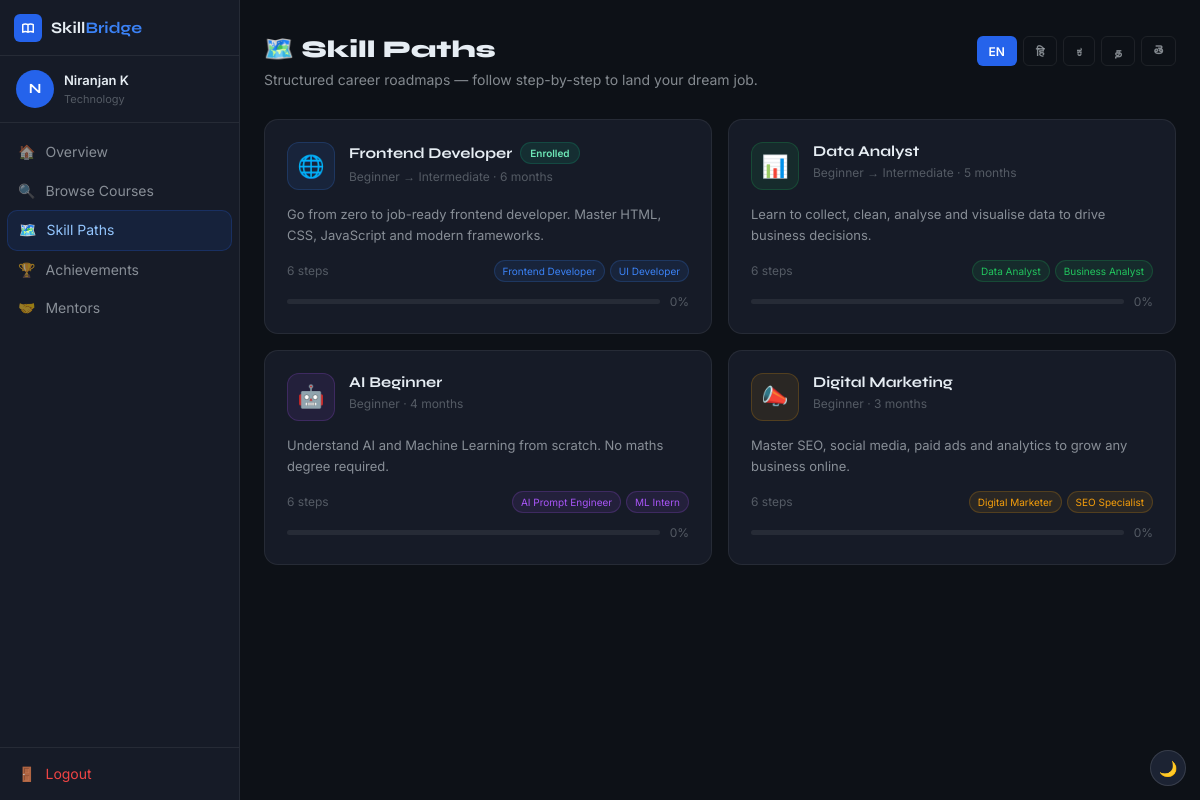
Page /skill-paths (signed in) on the committed database.
### app.py (models this page shows, shortened)
class User(UserMixin, db.Model):
    __tablename__ = "users"
    id            = db.Column(db.Integer, primary_key=True)
    name          = db.Column(db.String(120), nullable=False)
    email         = db.Column(db.String(120), unique=True, nullable=False)
    password_hash = db.Column(db.String(256), nullable=False)
    interest      = db.Column(db.String(80), default="Technology")
    location      = db.Column(db.String(120), default="")
    language      = db.Column(db.String(10), default="en")   # preferred language code
    joined_at     = db.Column(db.DateTime, default=datetime.utcnow)
    enrollments   = db.relationship("Enrollment", back_populates="user", lazy="dynamic")

### app.py (the view)
@app.route("/skill-paths")
@login_required
def skill_paths():
    enrolled_slugs = {
        e.path_slug for e in SkillPathEnrollment.query.filter_by(user_id=current_user.id).all()
    }
    progress_map = {}
    for slug in enrolled_slugs:
        path = next((p for p in SKILL_PATHS if p["slug"] == slug), None)
        if path:
            done = PathStepProgress.query.filter_by(user_id=current_user.id, path_slug=slug).count()
            progress_map[slug] = round(done / len(path["steps"]) * 100)
    return render_template("skill_paths.html", paths=SKILL_PATHS,
                           enrolled_slugs=enrolled_slugs, progress_map=progress_map)

### app.py (called while the page is built)
@app.context_processor
def inject_lang():
    from flask_login import current_user as cu
    lang = "en"
    if cu.is_authenticated and cu.language in I18N.get("progress", {}):
        lang = cu.language
    elif cu.is_authenticated and cu.language:
        lang = cu.language if cu.language in ("en","hi","kn","ta","te") else "en"
    def t(key):
        return I18N.get(key, {}).get(lang, I18N.get(key, {}).get("en", key))
    return {"lang": lang, "t": t, "SUPPORTED_LANGUAGES": SUPPORTED_LANGUAGES}

@login_manager.user_loader
def load_user(user_id):
    return db.session.get(User, int(user_id))

### templates/skill_paths.html (shortened to what this page needs)
{% extends "base.html" %}
{% block content %}
<div style="display:flex;height:100vh;overflow:hidden;background:var(--bg);">
  <aside class="sidebar">
    <div class="sidebar-header">
      <a href="/" class="logo">
        <div class="logo-icon" style="width:28px;height:28px;"></div>
        <span class="logo-text" style="font-size:16px;">Skill<span>Bridge</span></span>
      </a>
    </div>
    <div style="padding:14px 16px;border-bottom:1px solid var(--border);">
      <div style="display:flex;align-items:center;gap:10px;">
        <div class="avatar avatar-md">{{ current_user.name[0].upper() }}</div>
        <div style="min-width:0;">
          <p style="font-size:13px;font-weight:600;white-space:nowrap;overflow:hidden;text-overflow:ellipsis;">{{ current_user.name }}</p>
          <p style="font-size:11px;color:var(--text-faint);">{{ current_user.interest }}</p>
        </div>
      </div>
    </div>
    <nav class="sidebar-nav">
      <a href="{{ url_for('dashboard') }}" class="nav-link"><span>🏠</span><span>Overview</span></a>
      <a href="{{ url_for('courses') }}" class="nav-link"><span>🔍</span><span>Browse Courses</span></a>
      <a href="{{ url_for('skill_paths') }}" class="nav-link active"><span>🗺️</span><span>Skill Paths</span></a>
      <a href="{{ url_for('gamification') }}" class="nav-link"><span>🏆</span><span>Achievements</span></a>
      <a href="{{ url_for('mentors') }}" class="nav-link"><span>🤝</span><span>Mentors</span></a>
    </nav>
    <div class="sidebar-footer">
      <a href="{{ url_for('logout') }}" class="nav-link" style="color:var(--danger);"><span>🚪</span><span>Logout</span></a>
    </div>
  </aside>
  <main style="flex:1;overflow-y:auto;">
    <div class="container" style="padding-top:36px;padding-bottom:48px;">
      <div style="display:flex;align-items:flex-start;justify-content:space-between;gap:16px;flex-wrap:wrap;margin-bottom:28px;">
        <div>
          <h1 style="font-size:24px;font-weight:800;margin-bottom:4px;">🗺️ Skill Paths</h1>
          <p style="font-size:14px;color:var(--text-muted);">Structured career roadmaps — follow step-by-step to land your dream job.</p>
        </div>
        <div style="display:flex;gap:6px;flex-wrap:wrap;">
          {% for code, label in [('en','EN'),('hi','हि'),('kn','ಕ'),('ta','த'),('te','తె')] %}
          <button onclick="setLang('{{ code }}')" class="btn btn-sm {% if lang==code %}btn-primary{% else %}btn-ghost{% endif %}" style="padding:5px 12px;font-size:12px;">{{ label }}</button>
          {% endfor %}
        </div>
      </div>
      <div style="display:grid;grid-template-columns:repeat(2,1fr);gap:16px;">
        {% for path in paths %}
        {% set pct = progress_map.get(path.slug, 0) %}
        <a href="{{ url_for('skill_path_detail', slug=path.slug) }}" class="card" style="padding:22px;display:block;text-decoration:none;">
          <div style="display:flex;align-items:flex-start;gap:14px;margin-bottom:14px;">
            <div style="width:48px;height:48px;border-radius:12px;background:{{ path.color }}18;border:1px solid {{ path.color }}33;display:flex;align-items:center;justify-content:center;font-size:22px;flex-shrink:0;">{{ path.icon }}</div>
            <div style="flex:1;min-width:0;">
              <div style="display:flex;align-items:center;gap:8px;flex-wrap:wrap;margin-bottom:3px;">
                <h2 style="font-size:15px;font-weight:700;">{{ path.title }}</h2>
                {% if path.slug in enrolled_slugs %}
                <span class="badge badge-green" style="font-size:10px;">Enrolled</span>
                {% endif %}
              </div>
              <p style="font-size:12px;color:var(--text-faint);">{{ path.level }} · {{ path.duration }}</p>
            </div>
          </div>
          <p style="font-size:13px;color:var(--text-muted);line-height:1.6;margin-bottom:14px;">{{ path.description }}</p>
          <div style="display:flex;align-items:center;justify-content:space-between;margin-bottom:10px;">
            <span style="font-size:12px;color:var(--text-faint);">{{ path.steps|length }} steps</span>
            <div style="display:flex;gap:5px;flex-wrap:wrap;justify-content:flex-end;">
              {% for job in path.jobs[:2] %}
              <span style="font-size:10px;padding:2px 8px;border-radius:99px;background:{{ path.color }}18;color:{{ path.color }};border:1px solid {{ path.color }}33;">{{ job }}</span>
              {% endfor %}
            </div>
          </div>
          <div style="display:flex;align-items:center;gap:10px;">
            <div class="progress-track" style="flex:1;"><div class="progress-fill" style="width:{{ pct }}%;background:{{ path.color }};"></div></div>
            <span style="font-size:12px;color:var(--text-faint);flex-shrink:0;">{{ pct }}%</span>
          </div>
        </a>
        {% endfor %}
      </div>
    </div>
  </main>
</div>
{% endblock %}

### static/css/style.css (style rules this page uses)
:root { --brand: #2563eb; --brand-light: #3b82f6; --brand-dim: rgba(37,99,235,0.10); --brand-border: rgba(37,99,235,0.22); --bg: #0d1117; --bg-card: #161b27; --bg-raised: #1c2333; --bg-input: #0d1117; --border: rgba(255,255,255,0.07); --border-md: rgba(255,255,255,0.12); --text: #e6edf3; --text-muted: rgba(230,237,243,0.55); --text-faint: rgba(230,237,243,0.30); --success: #10b981; --warning: #f59e0b; --danger: #ef4444; --purple: #8b5cf6; --radius-sm: 6px; --radius: 10px; --radius-lg: 14px; --shadow-sm: 0 1px 3px rgba(0,0,0,0.5); --shadow: 0 4px 12px rgba(0,0,0,0.5); --shadow-lg: 0 8px 24px rgba(0,0,0,0.6); --transition: 0.18s ease; --learn-sidebar-w: 320px; --learn-topbar-h: 52px; }
*, *::before, *::after { box-sizing: border-box; margin: 0; padding: 0; }
html { scroll-behavior: smooth; }
body { font-family: 'Inter', system-ui, sans-serif; background: var(--bg); color: var(--text); -webkit-font-smoothing: antialiased; line-height: 1.6; }
a { color: inherit; text-decoration: none; }
button { cursor: pointer; font-family: inherit; }
h1,h2,h3,h4 { font-family: 'Syne','Inter',sans-serif; line-height: 1.2; }
.container { max-width:1200px; margin:0 auto; padding:0 24px; }
.card { background:var(--bg-card); border:1px solid var(--border); border-radius:var(--radius-lg); transition:border-color var(--transition), box-shadow var(--transition); }
.btn { display:inline-flex; align-items:center; gap:7px; padding:9px 18px; border-radius:var(--radius); font-weight:600; font-size:14px; font-family:inherit; border:none; transition:all var(--transition); white-space:nowrap; }
.btn-primary { background:var(--brand); color:#fff; }
.btn-ghost { background:transparent; color:var(--text-muted); border:1px solid var(--border); }
.btn-sm { padding:6px 13px; font-size:13px; border-radius:var(--radius-sm); }
.badge { display:inline-flex; align-items:center; gap:4px; padding:2px 9px; border-radius:99px; font-size:11px; font-weight:600; }
.badge-green { background:rgba(16,185,129,0.12); color:#6ee7b7; border:1px solid rgba(16,185,129,0.2); }
.progress-track { height:5px; background:rgba(255,255,255,0.07); border-radius:99px; overflow:hidden; }
.avatar { display:flex; align-items:center; justify-content:center; border-radius:50%; font-weight:700; font-family:'Syne',sans-serif; background:var(--brand); color:#fff; flex-shrink:0; }
.avatar-md { width:38px; height:38px; font-size:14px; }
.nav-link { display:flex; align-items:center; gap:10px; padding:8px 11px; border-radius:var(--radius); font-size:14px; color:var(--text-muted); transition:all var(--transition); }
.nav-link.active { background:var(--brand-dim); color:#93c5fd; border:1px solid var(--brand-border); }
.sidebar { width:240px; flex-shrink:0; background:var(--bg-card); border-right:1px solid var(--border); display:flex; flex-direction:column; height:100vh; position:sticky; top:0; }
.sidebar-header { height:56px; display:flex; align-items:center; gap:10px; padding:0 14px; border-bottom:1px solid var(--border); flex-shrink:0; }
.sidebar-nav { flex:1; padding:10px 7px; overflow-y:auto; }
.sidebar-footer { padding:7px; border-top:1px solid var(--border); flex-shrink:0; }
.logo { display:flex; align-items:center; gap:9px; }
.logo-icon { width:32px; height:32px; border-radius:var(--radius-sm); background:var(--brand); display:flex; align-items:center; justify-content:center; flex-shrink:0; }
.logo-text { font-family:'Syne',sans-serif; font-weight:700; font-size:17px; }
.logo-text span { color:var(--brand-light); }

### rows in the picture
User: name "N", name "Niranjan K", interest "Technology"

### other values in the picture
{{ label }} "EN" "हि" "ಕ" "த" "తె"
{{ path.icon }} "🌐" "📊" "🤖" "📣"
{{ path.title }} "Frontend Developer" "Data Analyst" "AI Beginner" "Digital Marketing"
{{ path.level }} "Beginner → Intermediate" "Beginner → Intermediate" "Beginner" "Beginner"
{{ path.duration }} "6 months" "5 months" "4 months" "3 months"
{{ path.description }} "Go from zero to job-ready frontend developer. Master HTML, CSS, JavaScript and modern frameworks." "Learn to collect, clean, analyse and visualise data to drive business decisions." "Understand AI and Machine Learning from scratch. No maths degree required." "Master SEO, social media, paid ads and analytics to grow any business online."
{{ path.steps|length }} "6" "6" "6" "6"
{{ job }} "Frontend Developer" "UI Developer" "Data Analyst" "Business Analyst" "AI Prompt Engineer" "ML Intern" "Digital Marketer" "SEO Specialist"
{{ pct }} "0" "0" "0" "0"
